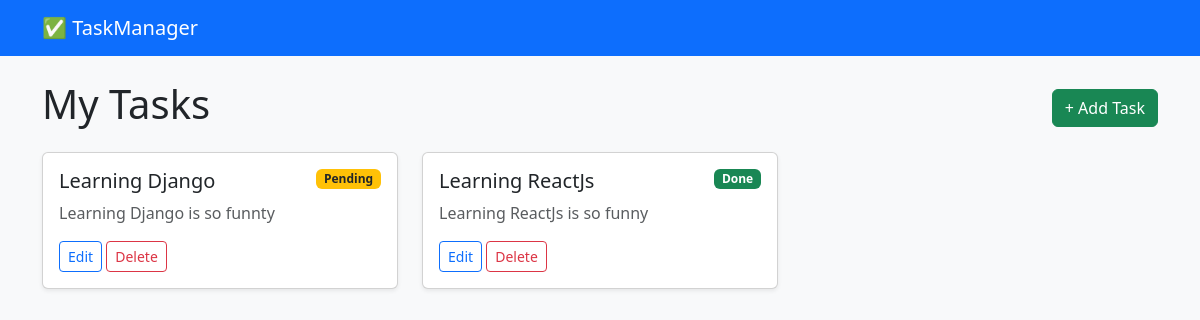
/, run on an earlier commit of the app's database.
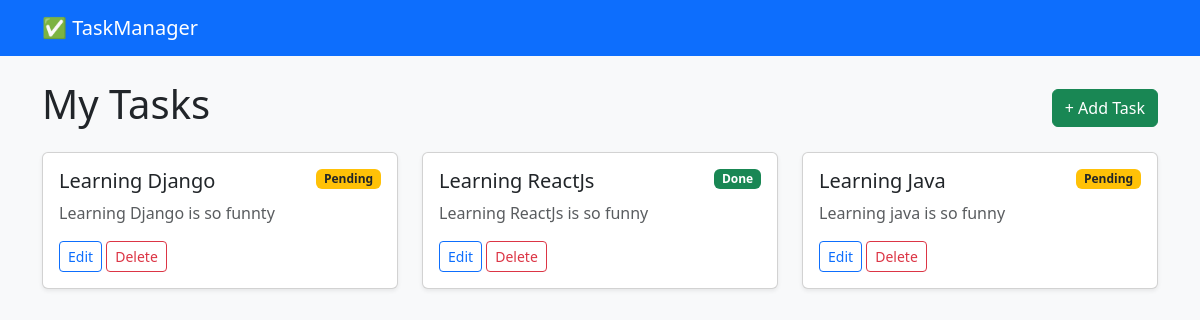
And on a later commit of the database.
### tasks/models.py (models this page shows, shortened)
class Task(models.Model):
    title = models.CharField(max_length=200)
    description = models.TextField(blank=True, null=True)
    completed = models.BooleanField(default=False)
    created_at = models.DateTimeField(auto_now_add=True)

### tasks/views.py (the view)
# urls.py: path('', task_list, name='task_list'),
def task_list(request):
    tasks = Task.objects.all()
    context = {'tasks': tasks}
    return render(request, 'tasks/task_list.html', context)

### tasks/templates/tasks/task_list.html
{% extends 'tasks/base.html' %}
{% block content %}
    <div class="d-flex justify-content-between align-items-center mb-3">
        <h1>My Tasks</h1>
        <a href="{% url 'create_task' %}" class="btn btn-success">+ Add Task</a>
    </div>
    <div class="row">
        {% for task in tasks %}
            <div class="col-md-6 col-lg-4 mb-3">
                <div class="card shadow-sm h-100">
                    <div class="card-body">
                        <div class="d-flex justify-content-between align-items-start">
                            <h5 class="card-title">{{ task.title }}</h5>
                            {% if task.completed %}
                                <span class="badge bg-success">Done</span>
                            {% else %}
                                <span class="badge bg-warning text-dark">Pending</span>
                            {% endif %}
                        </div>
                        <p class="card-text text-muted">{{ task.description|truncatewords:10 }}</p>
                        <div class="mt-3">
                            <a href="{% url 'update_task' task.id %}" class="btn btn-sm btn-outline-primary">Edit</a>
                            <a href="{% url 'delete_task' task.id %}" class="btn btn-sm btn-outline-danger">Delete</a>
                        </div>
                    </div>
                </div>
            </div>
        {% empty %}
            <div class="alert alert-info">No tasks found. Create one above!</div>
        {% endfor %}
    </div>
{% endblock %}

What changed in the data, as far as the page shows it:
added Task: title "Learning Java", completed "Pending", description "Learning java is so funny"
